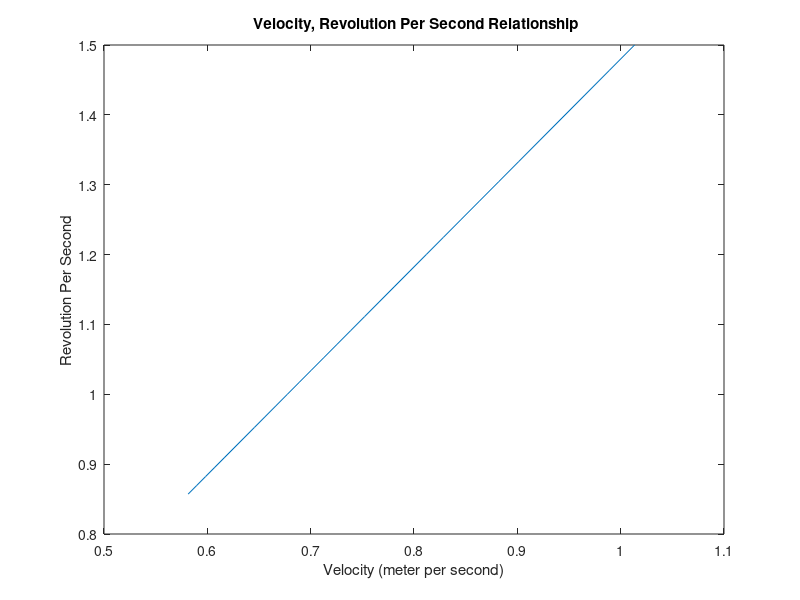

MATLAB code for this plot:
% METRIC STANDARD TABLE FOR " AA CURRENT METER "
%       VELOCITY METER PER SECOND
%       Equation : v=(2.2048R + 0.0178)x0.3048
%               Here :   R = revolutions per second

A = zeros(1,31);
P = zeros(1,31);
for R=10:5:60


for T = 40:70 
   A(1,(T-39)) = R/T;
   P(1,(T-39)) = ((2.2048*A(1,(T-39)) + 0.0178)*0.3048);
end
plot(P,A);
hold;

xlabel('Velocity (meter per second)');
ylabel('Revolution Per Second');
title(' Velocity, Revolution Per Second Relationship');
%axis([0 1 0 1])
clear tr yr cn f 


end